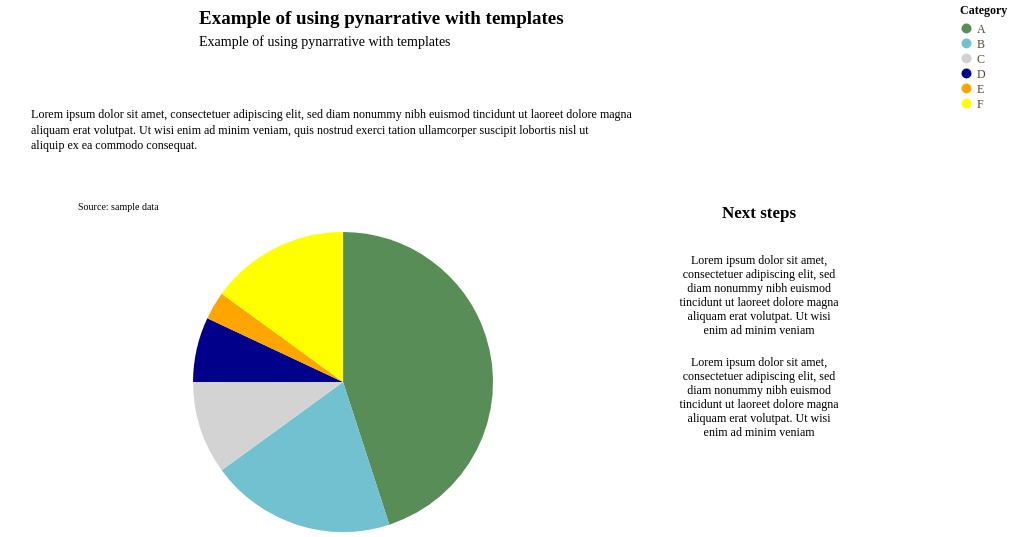

The cell this chart's notebook holds for it:
### Code cell
from pynarrative.templates.mytemplates.pieTemplate import pieTemplate


story = (
    pn.Story(
    #Builing the Story class object
        data = pie,
        width = 550,
        height = 300,
        template = pieTemplate #Using pieTemplate
    )

    #Method invocation
    #Pie chart
    .mark_arc()

    #Data encoding
    .encode(
        theta=alt.Theta(field = "percentage", type = "quantitative"),
        color=alt.Color(field = "cathegory", type = "nominal", title = "Category"),
    )
    
    #Data source
    .add_source(
        text = "Source: sample data",
        position = "top",
        align = "left"
    )
    
    #Title and subtitle
    .add_title(
        title = "Example of using pynarrative with templates",
        subtitle = "Example of using pynarrative with templates",
        align = "left"
    )
    
    .add_context(
        text = "Lorem ipsum dolor sit amet, consectetuer adipiscing elit, sed diam nonummy nibh euismod tincidunt ut laoreet dolore magna aliquam erat volutpat. Ut wisi enim ad minim veniam, quis nostrud exerci tation ullamcorper suscipit lobortis nisl ut aliquip ex ea commodo consequat.",
        position = "top",
    )

    .add_next_steps(
        mode = "vertical",
        position = "right",
        steps = [
            "Lorem ipsum dolor sit amet, consectetuer adipiscing elit, sed diam nonummy nibh euismod tincidunt ut laoreet dolore magna aliquam erat volutpat. Ut wisi enim ad minim veniam",
            "Lorem ipsum dolor sit amet, consectetuer adipiscing elit, sed diam nonummy nibh euismod tincidunt ut laoreet dolore magna aliquam erat volutpat. Ut wisi enim ad minim veniam",
            ]
    )

    .render()
)

story

### Figure 1 — Vega-Lite specification as saved in the notebook (floating-point values rounded to 4 significant figures)
{"config": {"view": {"continuousWidth": 300, "continuousHeight": 300, "strokeWidth": 0}, "axis": {"domainColor": "#d8c9ad", "grid": false, "labelColor": "#594a37", "labelFont": "Montserrat", "labelFontSize": 13, "tickColor": "#d8c9ad", "titleColor": "#000000", "titleFont": "Montserrat", "titleFontSize": 14}, "bar": {"color": "rgb(89, 141, 88)"}, "legend": {"labelColor": "#594a37", "labelFont": "Montserrat", "labelFontSize": 12, "titleColor": "#000000", "titleFont": "Montserrat", "titleFontSize": 12}, "line": {"color": "rgb(89, 141, 88)"}, "mark": {"strokeWidth": 2.5}, "point": {"color": "#000000", "filled": true, "size": 75}, "range": {"category": ["rgb(89, 141, 88)", "rgb(113, 193, 209)", "lightgrey", "darkblue", "orange", "yellow"]}, "title": {"color": "#000000", "font": "Montserrat", "fontSize": 19}}, "vconcat": [{"layer": [{"mark": {"type": "text", "align": "left", "baseline": "top", "color": "#000000", "font": "Montserrat", "fontSize": 19, "fontWeight": "bold", "text": "Example of using pynarrative with templates"}, "encoding": {"x": {"value": 0}, "y": {"value": 4}}}, {"mark": {"type": "text", "align": "left", "baseline": "top", "color": "#000000", "font": "Montserrat", "fontSize": 14, "text": "Example of using pynarrative with templates"}, "encoding": {"x": {"value": 0}, "y": {"value": 30}}}], "data": {"name": "data-6fad5c34291b82fc9632cbce143d677a"}, "height": 58, "width": 550}, {"vconcat": [{"layer": [{"mark": {"type": "rect", "color": "rgb(255, 255, 255)", "cornerRadius": 40.0, "opacity": 1.0, "stroke": "transparent", "strokeWidth": 1.875}, "encoding": {"x": {"value": 0}, "x2": {"value": 935.0}, "y": {"value": 0}, "y2": {"value": 96.8}}}, {"mark": {"type": "text", "align": "left", "baseline": "top", "color": "rgb(0, 0, 0)", "font": "Montserrat", "fontSize": 12, "fontStyle": "normal", "fontWeight": "normal", "lineBreak": "\n", "lineHeight": 15.6, "text": "Lorem ipsum dolor sit amet, consectetuer adipiscing elit, sed diam nonummy nibh euismod tincidunt ut laoreet dolore magna\naliquam erat volutpat. Ut wisi enim ad minim veniam, quis nostrud exerci tation ullamcorper suscipit lobortis nisl ut\naliquip ex ea commodo consequat."}, "encoding": {"x": {"value": 25}, "y": {"value": 25}}}], "data": {"name": "data-6fad5c34291b82fc9632cbce143d677a"}, "height": 96.8, "width": 935.0}, {"hconcat": [{"layer": [{"data": {"name": "data-2c93598ac956abe3d178d23b225f6331"}, "mark": {"type": "arc"}, "encoding": {"color": {"field": "cathegory", "title": "Category", "type": "nominal"}, "theta": {"field": "percentage", "type": "quantitative"}}}, {"data": {"name": "data-6fad5c34291b82fc9632cbce143d677a"}, "mark": {"type": "text", "align": "left", "baseline": "bottom", "color": "rgb(0, 0, 0)", "font": "Montserrat", "fontSize": 10, "lineBreak": "\n", "text": "Source: sample data"}, "encoding": {"x": {"value": 10}, "y": {"value": -20}}}], "height": 300, "width": 550}, {"layer": [{"mark": {"type": "rect", "color": "rgb(255, 255, 255)", "cornerRadius": 40.0, "opacity": 1.0, "stroke": "transparent", "strokeWidth": 1.875}, "encoding": {"x": {"axis": null, "field": "x", "type": "quantitative"}, "x2": {"field": "x2"}, "y": {"axis": null, "field": "y", "type": "quantitative"}, "y2": {"field": "y2"}}}, {"mark": {"type": "text", "align": "center", "baseline": "top", "clip": true, "color": "rgb(0, 0, 0)", "font": "Montserrat", "fontSize": 12, "lineBreak": "\n", "lineHeight": 14}, "encoding": {"text": {"field": "text", "type": "nominal"}, "x": {"axis": null, "field": "x_mid", "type": "quantitative"}, "y": {"axis": null, "field": "y_text", "type": "quantitative"}}}], "data": {"name": "data-659bad0f2c24ec54e2ae0cd2aa150c14"}, "height": 212, "title": {"text": ["Next steps"], "color": "rgb(0, 0, 0)", "font": "Montserrat", "fontSize": 17, "offset": 10}, "width": 240}]}], "center": true}], "center": true, "resolve": {"axis": {"x": "shared", "y": "shared"}}, "$schema": "https://vega.github.io/schema/vega-lite/v6.4.1.json", "datasets": {"data-6fad5c34291b82fc9632cbce143d677a": [{"_": 0}], "data-2c93598ac956abe3d178d23b225f6331": [{"cathegory": "A", "percentage": 45}, {"cathegory": "B", "percentage": 20}, {"cathegory": "C", "percentage": 10}, {"cathegory": "D", "percentage": 7}, {"cathegory": "E", "percentage": 3}, {"cathegory": "F", "percentage": 15}], "data-659bad0f2c24ec54e2ae0cd2aa150c14": [{"x": 0, "y": 106, "x2": 240, "y2": 202, "text": "Lorem ipsum dolor sit amet,\nconsectetuer adipiscing elit, sed\ndiam nonummy nibh euismod\ntincidunt ut laoreet dolore magna\naliquam erat volutpat. Ut wisi\nenim ad minim veniam", "x_mid": 120.0, "y_text": 196}, {"x": 0, "y": 0, "x2": 240, "y2": 96, "text": "Lorem ipsum dolor sit amet,\nconsectetuer adipiscing elit, sed\ndiam nonummy nibh euismod\ntincidunt ut laoreet dolore magna\naliquam erat volutpat. Ut wisi\nenim ad minim veniam", "x_mid": 120.0, "y_text": 90}]}}
